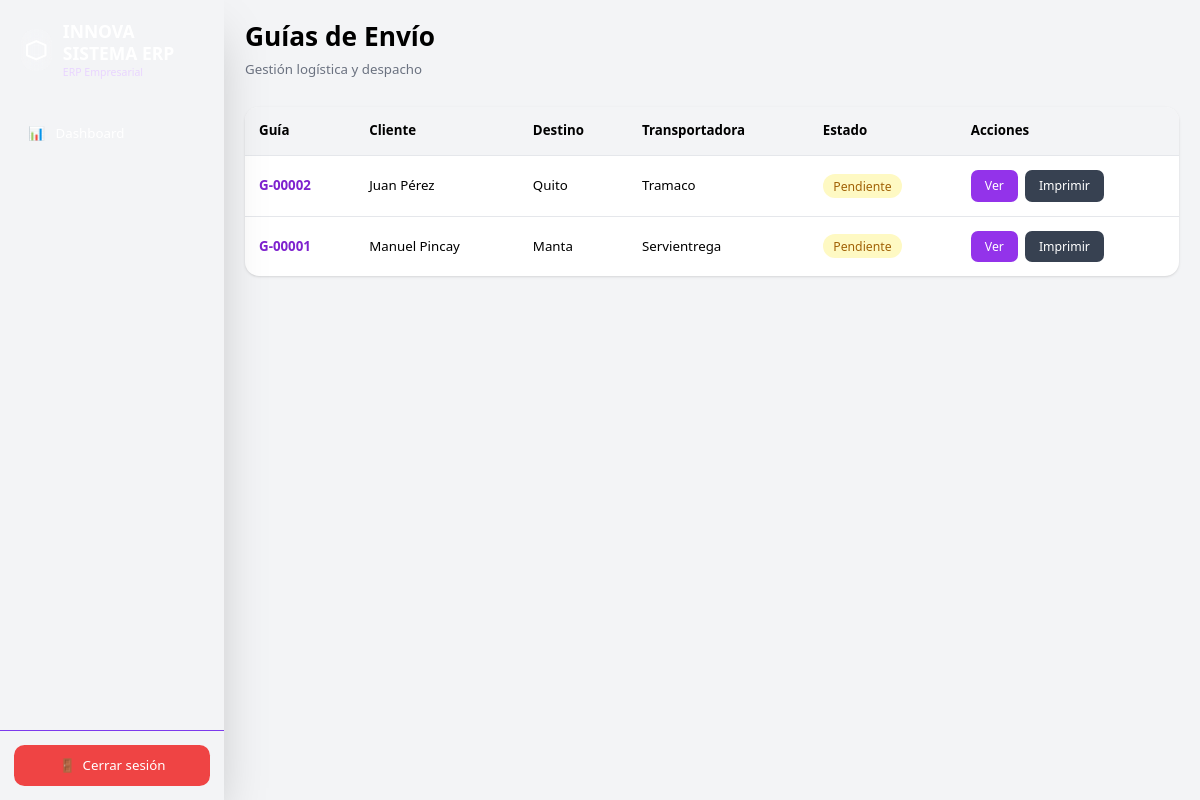
Before: /shipments/ (signed in) with the older database file.
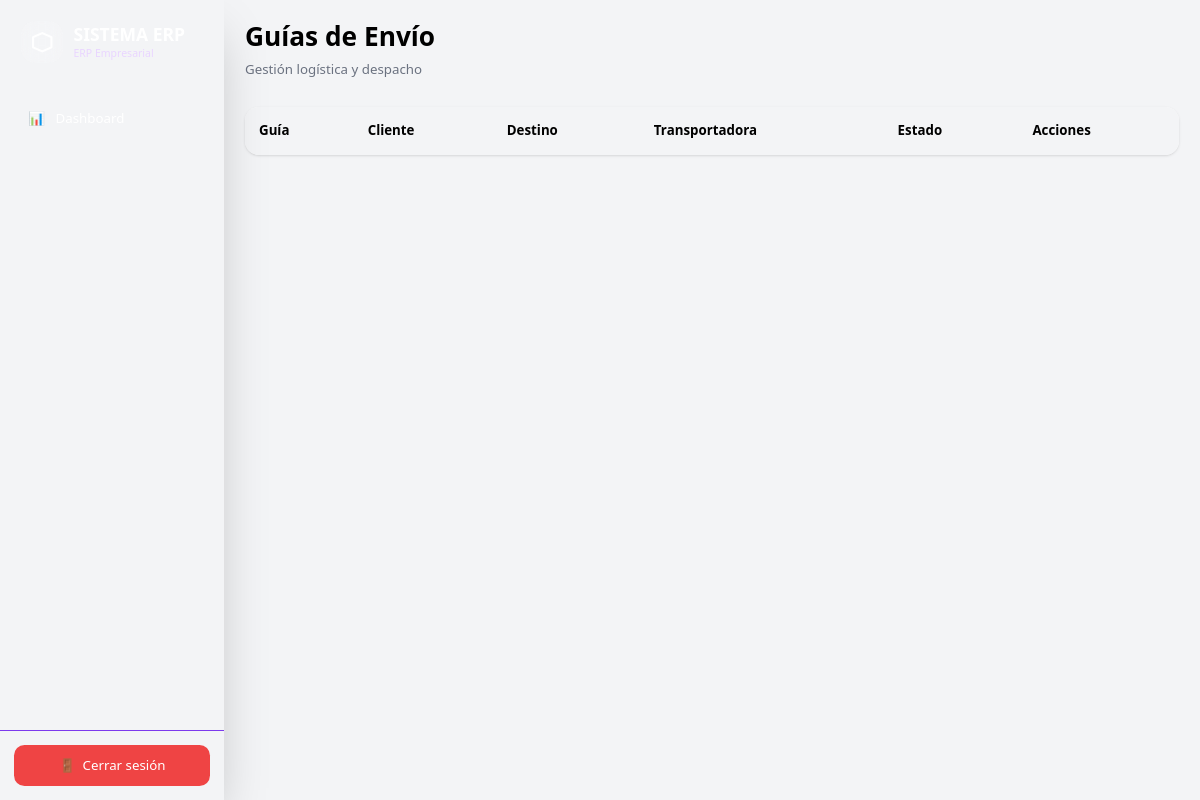
After: the same page with the newer database file.
### app/models/shipment.py (models this page shows)
class Shipment(Base):
    __tablename__ = "shipments"
    id = Column(
        Integer,
        primary_key=True
    )
    quotation_id = Column(
        Integer,
        ForeignKey("quotations.id")
    )
    guide_number = Column(String)
    customer_name = Column(String)
    customer_phone = Column(String)
    origin_city = Column(
        String,
        default="Manta"
    )
    destination_city = Column(String)
    destination_address = Column(String)
    carrier = Column(String)
    boxes = Column(Integer)
    notes = Column(String)
    status = Column(
        String,
        default="pendiente"
    )
    created_at = Column(
        DateTime,
        default=datetime.utcnow
    )

### app/routes/shipments.py (the view)
@router.get(
    "/",
    response_class=HTMLResponse
)
async def shipments_page(
    request: Request,
    db: Session = Depends(get_db)
):
    user = role_required(
        request,
        ["admin", "despacho"]
    )
    if isinstance(user, RedirectResponse):
        return user
    shipments = db.query(
        Shipment
    ).order_by(
        Shipment.id.desc()
    ).all()
    return templates.TemplateResponse(
        request=request,
        name="shipments.html",
        context={
            "shipments": shipments
        }
    )

### app/templates/shipments.html
{% extends 'base.html' %}
{% block content %}
<div class="flex justify-between items-center mb-8">
    <div>
        <h1 class="text-2xl md:text-3xl font-bold">
            Guías de Envío
        </h1>
        <p class="text-gray-500 mt-2">
            Gestión logística y despacho
        </p>
    </div>
</div>
<div class="bg-white rounded-2xl shadow overflow-hidden">
    <div class="overflow-x-auto">
        <table class="w-full">
        <thead class="bg-gray-100">
            <tr>
                <th class="text-left p-4">
                    Guía
                </th>
                <th class="text-left p-4">
                    Cliente
                </th>
                <th class="text-left p-4">
                    Destino
                </th>
                <th class="text-left p-4">
                    Transportadora
                </th>
                <th class="text-left p-4">
                    Estado
                </th>
                <th class="text-left p-4">
                    Acciones
                </th>
            </tr>
        </thead>
        <tbody>
            {% for shipment in shipments %}
            <tr class="border-t hover:bg-gray-50">
                <td class="p-4 font-bold text-purple-700">
                    {{ shipment.guide_number }}
                </td>
                <td class="p-4">
                    {{ shipment.customer_name }}
                </td>
                <td class="p-4">
                    {{ shipment.destination_city }}
                </td>
                <td class="p-4">
                    {{ shipment.carrier }}
                </td>
                <td class="p-4">
                    {% if shipment.status == "pendiente" %}
                    <span class="bg-yellow-100 text-yellow-700 px-3 py-1 rounded-full text-sm">
                        Pendiente
                    </span>
                    {% elif shipment.status == "despachado" %}
                    <span class="bg-blue-100 text-blue-700 px-3 py-1 rounded-full text-sm">
                        Despachado
                    </span>
                    {% elif shipment.status == "entregado" %}
                    <span class="bg-green-100 text-green-700 px-3 py-1 rounded-full text-sm">
                        Entregado
                    </span>
                    {% endif %}
                </td>
                <td class="p-4">
                    <div class="flex gap-2">
                        <a
                            href="/shipments/{{ shipment.id }}/label"
                            class="bg-purple-600 hover:bg-purple-700 text-white px-4 py-2 rounded-lg text-sm"
                        >
                            Ver
                        </a>
                        <a
                            href="/shipments/{{ shipment.id }}/print"
                            class="bg-gray-700 hover:bg-gray-800 text-white px-4 py-2 rounded-lg text-sm"
                        >
                            Imprimir
                        </a>
                    </div>
                </td>
            </tr>
            {% endfor %}
        </tbody>
    </table>
    </div>
</div>
{% endblock %}

### app/templates/base.html (shortened to what this page needs)
<!doctype html>
<html lang="es">
  <head>
    {% set global_config = inject_global_config() %}
    <script src="https://cdn.tailwindcss.com"></script>
    {% set _cfg = inject_global_config() %}
  </head>
  <body class="bg-gray-100">
    <div class="flex min-h-screen w-full">
      <aside
        id="sidebar"
        class="shrink-0 fixed md:sticky top-0 z-50 md:z-auto w-64 h-screen bg-gradient-to-b from-purple-900 to-purple-800 text-white flex flex-col shadow-2xl transform -translate-x-full md:translate-x-0 transition-transform duration-300"
      >
        <div class="p-6">
    <div class="flex items-center gap-3">
        <div class="
            w-12 h-12
            rounded-2xl
            bg-white/15
            backdrop-blur
            flex items-center justify-center
        ">
            <svg
                xmlns="http://www.w3.org/2000/svg"
                class="w-7 h-7 text-white"
                fill="none"
                viewBox="0 0 24 24"
                stroke="currentColor"
            >
                <path
                    stroke-linecap="round"
                    stroke-linejoin="round"
                    stroke-width="2"
                    d="M3 7l9-4 9 4v10l-9 4-9-4V7z"
                />
            </svg>
        </div>
        <div>
            <h1 class="text-xl font-bold leading-tight">
            </h1>
            <p class="text-purple-200 text-xs">
                ERP Empresarial
            </p>
        </div>
    </div>
</div>
        <nav class="flex-1 p-4 space-y-3 overflow-y-auto">
          {% set current_role = user.role if user is defined and user else '' %}
          {% if current_role == 'produccion' %}
          <a
            href="/"
            class="flex items-center gap-3 px-4 py-3 rounded-xl hover:bg-purple-700 transition"
          >
            <span> 📊 </span>
            <span> Dashboard Producción </span>
          </a>
          <a
            href="/production/"
            class="flex items-center gap-3 px-4 py-3 rounded-xl hover:bg-purple-700 transition"
          >
            <span> 🗂️ </span>
            <span> Órdenes de Producción </span>
          </a>
          {% else %}
          <a
            href="/"
            class="flex items-center gap-3 px-4 py-3 rounded-xl hover:bg-purple-700 transition"
          >
            <span> 📊 </span>
            <span> Dashboard </span>
          </a>
          {% endif %}
        </nav>
        <div class="p-4 border-t border-purple-700">
          <a
            href="/logout"
            class="flex items-center justify-center gap-2 bg-red-500 hover:bg-red-600 text-white px-4 py-3 rounded-xl transition"
          >
            <span> 🚪 </span>
            <span> Cerrar sesión </span>
          </a>
        </div>
      </aside>
      <main class="flex-1 p-6 max-w-[1800px] mx-auto">
    {% block content %}
    {% endblock %}
</main>
    </div>
  </body>
</html>

Changed rows visible on the page:
removed Shipment: guide_number "G-00002", customer_name "Juan Pérez", destination_city "Quito", carrier "Tramaco", status "Pendiente"
removed Shipment: guide_number "G-00001", customer_name "Manuel Pincay", destination_city "Manta", carrier "Servientrega", status "Pendiente"
